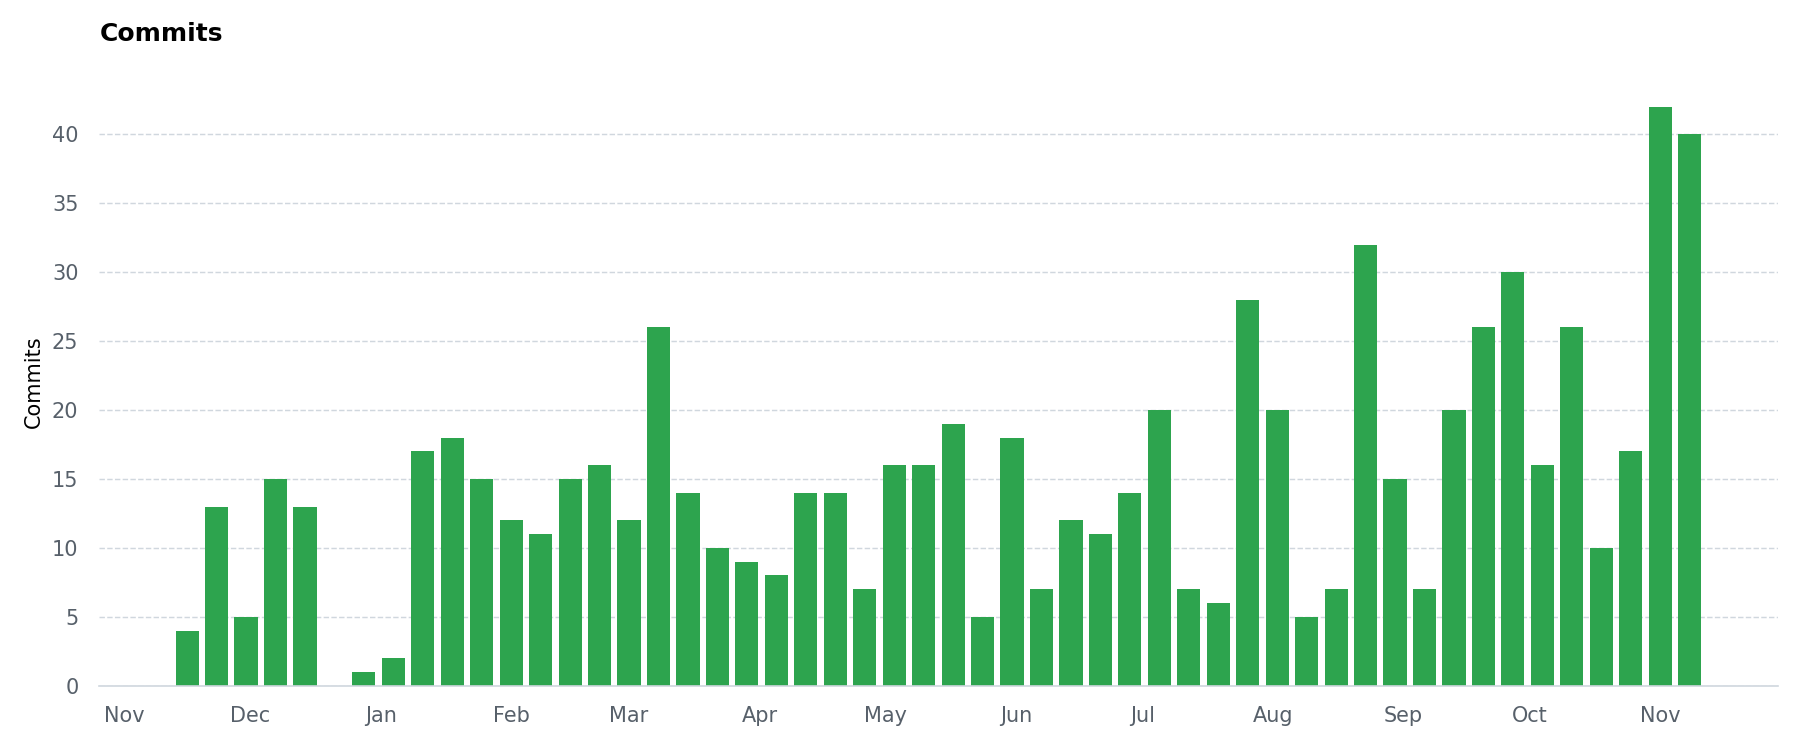

Python code for this plot:

import csv
import matplotlib.pyplot as plt
import matplotlib.dates as mdates
from datetime import datetime

dates = []
commits = []

with open("Commits.csv", newline="", encoding="utf-8-sig") as f:
    reader = csv.DictReader(f)

    # Remove whitespace from column names
    reader.fieldnames = [name.strip() for name in reader.fieldnames]

    for row in reader:
        dates.append(datetime.strptime(row["DateTime"].strip(), "%Y-%m-%d"))
        commits.append(int(row["Commits"]))

fig, ax = plt.subplots(figsize=(12, 5))

ax.bar(dates, commits, width=5.5, color="#2da44e", linewidth=0)

ax.set_title("Commits", loc="left", fontweight="bold", pad=18)
ax.set_ylabel("Commits")

ax.xaxis.set_major_locator(mdates.MonthLocator())
ax.xaxis.set_major_formatter(mdates.DateFormatter("%b"))

ax.grid(axis="y", linestyle="--", color="#d0d7de", linewidth=0.7)
ax.set_axisbelow(True)

ax.spines["top"].set_visible(False)
ax.spines["right"].set_visible(False)
ax.spines["left"].set_visible(False)
ax.spines["bottom"].set_color("#d0d7de")

ax.tick_params(axis="both", colors="#57606a", length=0, pad=10)

plt.tight_layout()
plt.savefig("commits.png", dpi=150)
plt.show()
